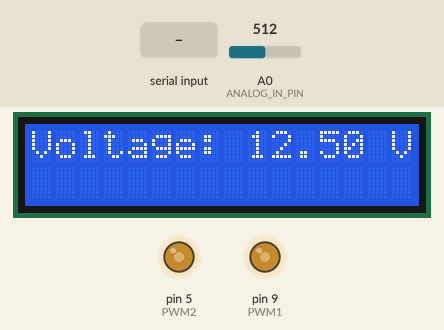
This sketch was run on a simulated Arduino Uno, built with avr-gcc and run on an emulated ATmega328P. Parts: 16×2 character LCD, output pins drawn as LEDs (lit = HIGH). The test bench sets the inputs (shaded band); at power-on: A0 (ANALOG_IN_PIN) = 512. What the sketch prints to the serial monitor is not drawn.

Above: at 1.2 s.
1.3 s: "D1\n" received over Serial
At 1.9 s:
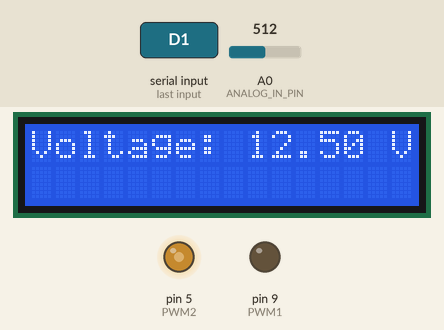
2.8 s: "D190\n" received over Serial
At 4.0 s:
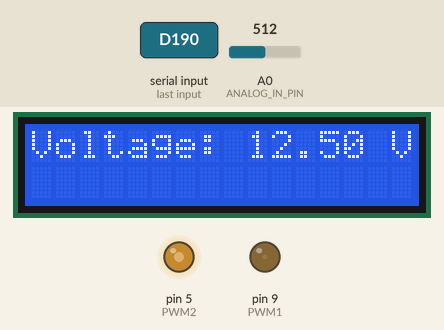
4.3 s: A0 (ANALOG_IN_PIN) set to 716
At 5.0 s:
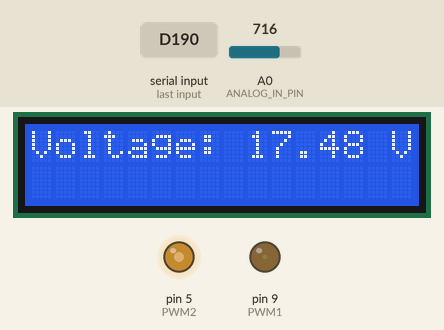
5.8 s: A0 (ANALOG_IN_PIN) set to 900
At 7.0 s:
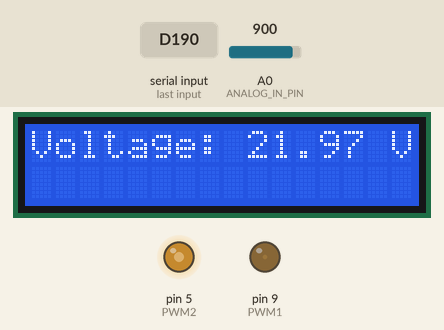
7.3 s: A0 (ANALOG_IN_PIN) set to 1023
At 8.6 s:
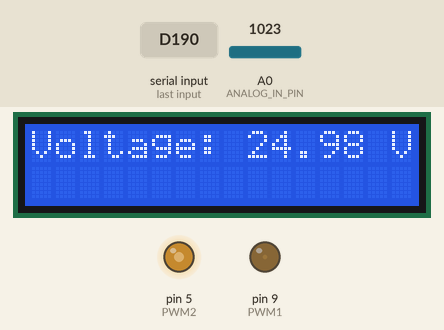
Timing chart, 0 to 9.8 s (numbered marks = the images above; inputs shaded):
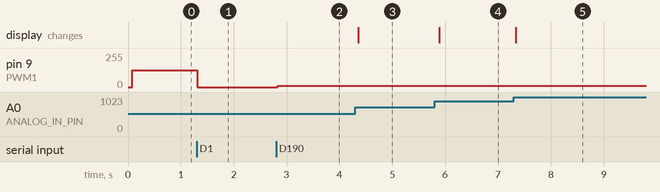

Measured:
- after the input at 1.3 s, pin 9 (PWM1): 127/255 → 0/255 at once
- after the input at 2.8 s, pin 9 (PWM1): 0/255 → 10/255 at once
- after the input at 4.3 s, the display: changes after 0.06 s (image 3)
- after the input at 5.8 s, the display: changes after 0.09 s (image 4)
- after the input at 7.3 s, the display: changes at once (image 5)

The sketch:

pwm_control.ino
```cpp
#include <Wire.h>
#include <LiquidCrystal_I2C.h>

LiquidCrystal_I2C lcd(0x27, 16, 2);

#define PWM1 9
#define PWM2 5
#define ANALOG_IN_PIN A0

float adc_voltage = 0.0;
float in_voltage = 0.0;
float R1 = 30000.0;
float R2 = 7500.0;
float ref_voltage = 5.0;
int adc_value = 0;

void setup() {
  pinMode(PWM1, OUTPUT);
  pinMode(PWM2, OUTPUT);
  pinMode(A0, INPUT);
  pinMode(A1, INPUT);

  Serial.begin(9600);
  lcd.begin();
  lcd.backlight();
  lcd.setCursor(0, 0);
  lcd.print("Initializing...");

  TCCR1A = (1 << COM1A1) | (1 << WGM11);
  TCCR1B = (1 << WGM13) | (1 << WGM12) | (1 << CS10);
  ICR1 = 15999;
  OCR1A = ICR1 / 2;

  TCCR0A = (1 << COM0B1) | (1 << WGM01) | (1 << WGM00);
  TCCR0B = (1 << CS01);
  OCR0B = 127;

  lcd.clear();
}

void loop() {
  adc_value = analogRead(ANALOG_IN_PIN);
  adc_voltage  = (adc_value * ref_voltage) / 1024.0;
  in_voltage = adc_voltage * (R1 + R2) / R2;

  lcd.setCursor(0, 0);
  lcd.print("Voltage: ");
  lcd.print(in_voltage, 2);
  lcd.print(" V  ");

  if (Serial.available()) {
    String input = Serial.readStringUntil('\n');
    input.trim();

    Serial.print(in_voltage);
    Serial.print(",");
    Serial.print(in_voltage);
    Serial.println();

    if (input.startsWith("F1")) {
      int freq1 = input.substring(2).toInt();
      if (freq1 >= 100 && freq1 <= 10000) {
        ICR1 = (16000000 / freq1) - 1;
      }
    }

    else if (input.startsWith("D1")) {
      int duty1 = input.substring(2).toInt();
      if (duty1 >= 0 && duty1 <= 100) {
        OCR1A = (ICR1 * duty1) / 100;
      }
    }
  }

  delay(500);
}
```
